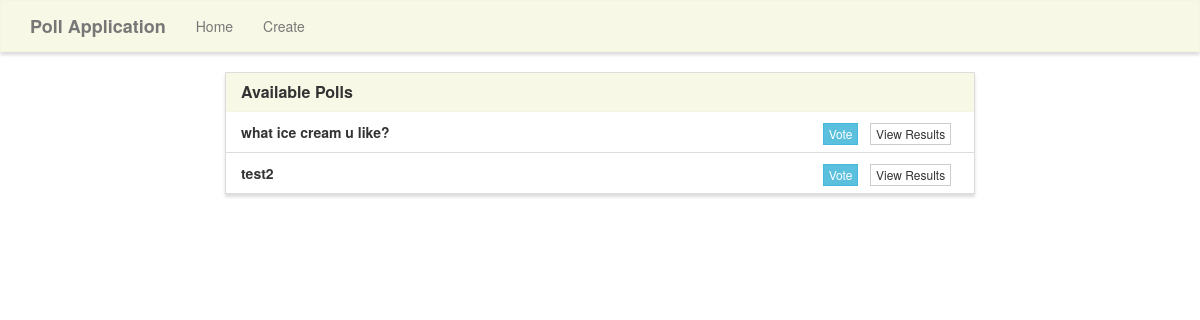
Before: / with the older database file.
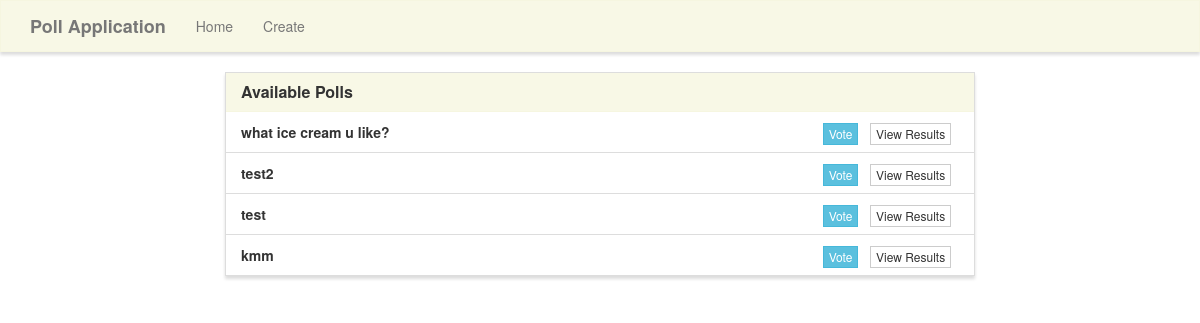
After: the same page with the newer database file.
### poll/models.py (models this page shows, shortened)
class Poll(models.Model):
    question = models.TextField()
    option_one = models.CharField(max_length=30)
    option_two = models.CharField(max_length=30)
    option_three = models.CharField(max_length=30)
    option_one_count = models.IntegerField(default=0)
    option_two_count = models.IntegerField(default=0)
    option_three_count = models.IntegerField(default=0)

### poll/views.py (the view)
# urls.py: 2. Add a URL to urlpatterns:  path('', views.home, name='home')
def home(request):
    polls = Poll.objects.all()
    context = {
        'polls': polls
    }
    return render(request, 'poll/home.html', context)

### poll/templates/poll/home.html
{% extends "poll/base.html" %} {% block title %}Homepage{% endblock %}
{% block main %}
<div class="row">
  <div class="col-lg-8 col-lg-offset-2">
    <div class="panel panel-default">
      <div class="panel-heading">
        <h3 class="panel-title">Available Polls</h3>
      </div>
      <ul class="list-group">
        {% for poll in polls %}
        <li class="list-group-item">
          <strong>{{poll.question}}</strong>
          <span class="pull-right">
            <a href="{% url 'vote' poll.id %}" class="btn btn-info btn-xs">Vote</a> &nbsp;
            <a href="{% url 'results' poll.id %}" class="btn btn-default btn-xs">View Results</a> &nbsp;
          </span>
        </li>
        {% endfor %}
      </ul>
    </div>
  </div>
</div>
{% endblock %}

Changed rows visible on the page:
added Poll: question "test"
added Poll: question "kmm"
